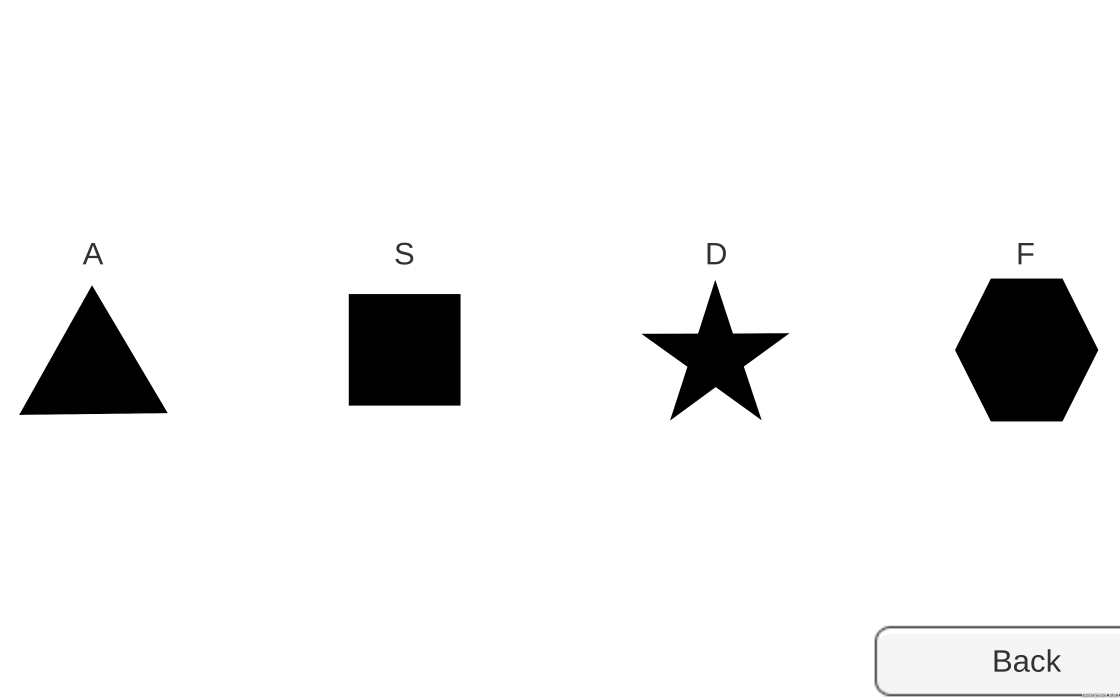
#> input picture Computer Vision/visionHW3/shapes.png, 3360 x 2100 px (shown at 1/3 size)
$ python -i part4.py   (imports and definitions only)
#> lines starting #> are read from the running program, lines starting #| are printed output that depends on the picture; after the words box and inside, x2 and y2 are one past the last pixel; in counts of white or black regions, pixels touching at a corner belong together
#> further down, picture is the input picture: shape (2100, 3360, 3); mean B, G, R 239.9, 239.9, 239.9
import pyautogui
import time
import numpy as np
import cv2
import os.path
import math


# [95 lines left out: functions shrink_image, get_screenshot, is_edge, is_corner, hold_a, hold_s and 4 more, not called in this run]


def get_corners(image):
    gray = cv2.cvtColor(image, cv2.COLOR_BGR2GRAY)
    gray = np.float32(gray)
    dst = cv2.cornerHarris(gray,2,3,0.04)
    dst = cv2.dilate(dst,None)
    image[dst<=0.03*dst.max()]=[0,0,0]
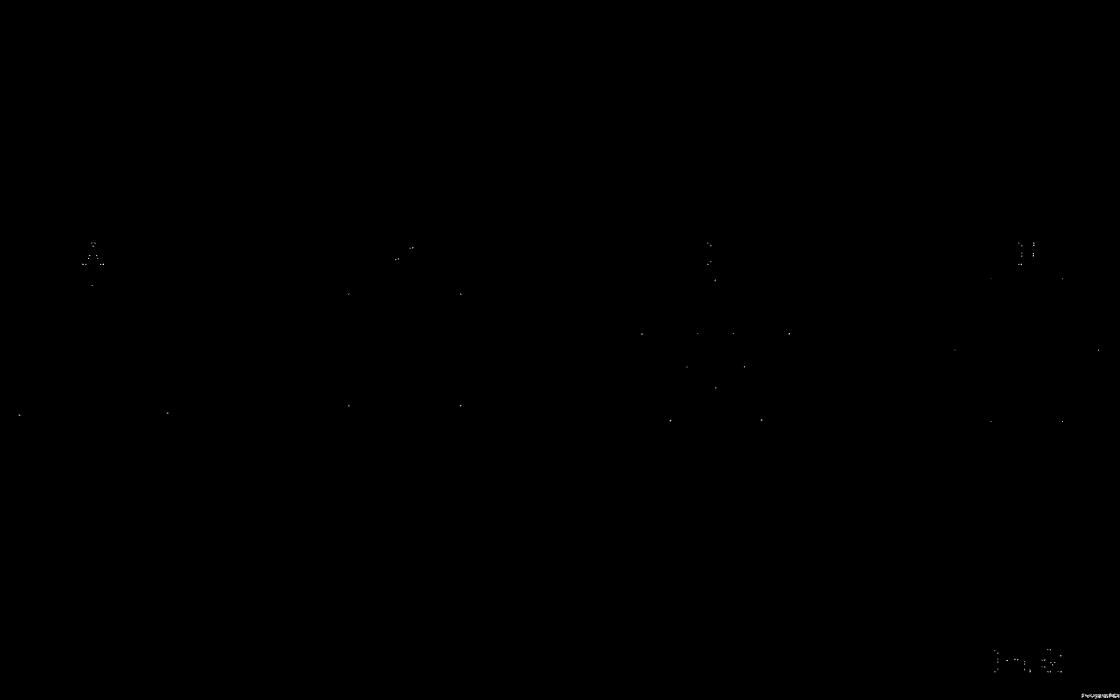
#> image: shape (2100, 3360, 3) (shown at 1/3 size); mean B, G, R 0.1, 0.1, 0.1
    image[dst>0.03*dst.max()]=[255,255,255]
#> image: shape (2100, 3360, 3); 0.03% white; 84 white regions (72 under 20 px), largest, box (x1, y1, x2, y2) and area: (3325, 2080, 3359, 2094) 321, (3255, 2082, 3284, 2094) 187, (3285, 2083, 3304, 2096) 176
    img2d = cv2.cvtColor(image, cv2.COLOR_BGR2GRAY)
    #img2d = np.float32(img2d)
    #cv2.imwrite(out_path, image)
    return img2d


# [27 lines not run here, left out]
        #time.sleep(0.25)


>>> import cv2
>>> picture = cv2.imread('shapes.png')
>>> result = get_corners(picture)
